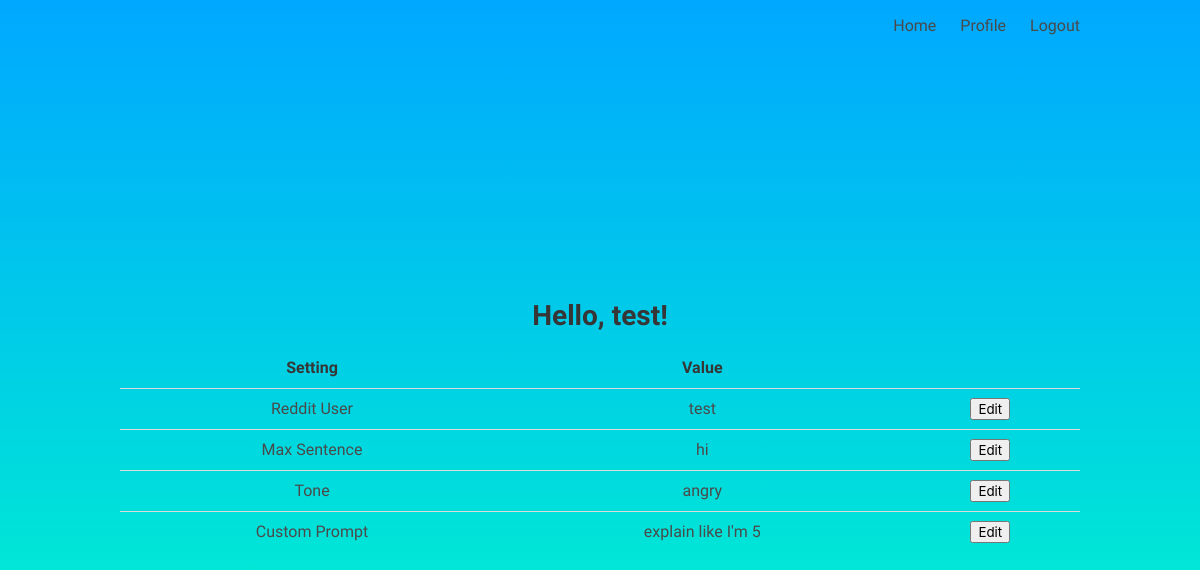
The app's page /profile (signed in) with its own data.
### models.py (models this page shows)
class User(UserMixin, db.Model):
    id = db.Column(db.Integer, primary_key=True) # primary keys are required by SQLAlchemy
    email = db.Column(db.String(100), unique=True)
    password = db.Column(db.String(100))
    name = db.Column(db.String(1000))
    reddit_user = db.Column(db.String(1000))
    max_sentence = db.Column(db.String(1000))
    tone = db.Column(db.String(1000))
    additional = db.Column(db.String(1000))

### routes.py (the view)
@main.route('/profile') # profile page that return 'profile'
@login_required
def profile():
    settings = [
        {'name': 'Reddit User', 'value': current_user.reddit_user},
        {'name': 'Max Sentence', 'value': current_user.max_sentence},
        {'name': 'Tone', 'value': current_user.tone},
        {'name': 'Custom Prompt', 'value': current_user.additional},
    ]
    return render_template('profile.html', name=current_user.name, settings=settings)

### templates/profile.html (shortened to what this page needs)
{% extends 'base.html' %}
{% block content %}
<div class="content">
    <h2>Hello, {{ name }}!</h2>
    <table>
        <tr>
            <th>Setting</th>
            <th>Value</th>
            <th></th>
        </tr>
        {% for setting in settings %}
        <tr>
            <td>{{ setting.name }}</td>
            <td>
                <span class="setting-value">{{ setting.value }}</span>
            </td>
            <td>
                <button class="edit-button">Edit</button>
            </td>
        </tr>
        {% endfor %}
    </table>
</div>
{% endblock %}

### templates/base.html (style rules this page uses)
body { font-family: 'Exo', sans-serif; }

### records on screen
User: name "test", name "Reddit User", value "test", name "Max Sentence", value "hi", name "Tone", value "angry", name "Custom Prompt", value "explain like I'm 5"
